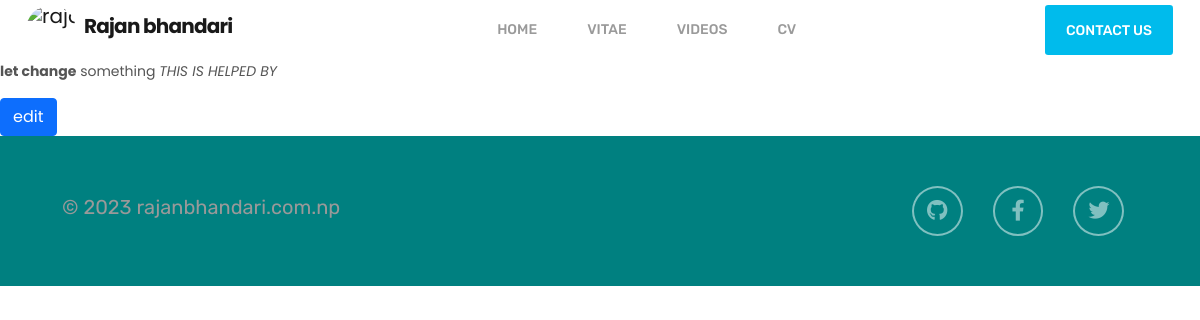
The app's page /about/ (signed in), older data.
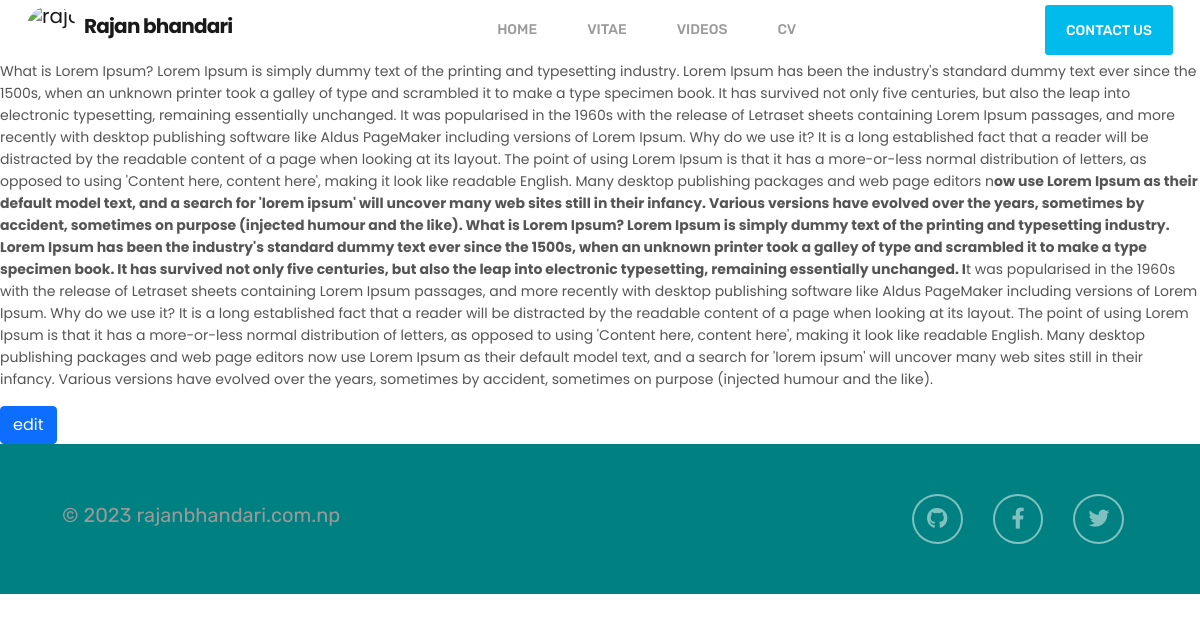
The same page, newer data.
### aboutme/models.py (models this page shows)
class About(models.Model):
    detail = RichTextField(blank=False)

### aboutme/views.py (the view)
# urls.py: path('about/',about,name='about'),
def about(request):
    result = About.objects.get(id=1)
    return render(request,'about.html',{'result':result})

### aboutme/templates/about.html (shortened to what this page needs)
{% extends 'header.html' %}
{% block content %}
    {% if request.user.is_superuser %}
      <div>{{result.detail|safe}}</div>
      <a href="{% url 'editabout' result.id %}" class="btn btn-primary">edit</a>
    {% endif %}
{% endblock content %}

### aboutme/templates/header.html (shortened to what this page needs)
<!doctype html>
<html lang="en">
  <head>
    <link href="https://cdn.jsdelivr.net/npm/bootstrap@5.0.2/dist/css/bootstrap.min.css" rel="stylesheet">
    <link rel="stylesheet" href="https://cdnjs.cloudflare.com/ajax/libs/font-awesome/6.4.0/css/all.min.css" />
    <link href="https://unpkg.com/aos@2.3.1/dist/aos.css" rel="stylesheet">
    {% load static %}
    <link rel="stylesheet" href="{% static 'cvstyle.css'%}">
    <link rel="stylesheet" href="{% static 'style.css' %}">
    <link rel="stylesheet"  href="{% static 'mobile.css' %}">
  </head>
  <body>
<nav class="navbar navbar-expand-lg navbar-light sticky-top transparent">
  <div class="container-fluid">
    <div class="navbar-brand_toggle-button">
      <a class="navbar-brand d-flex justify-content-between ms-1" href="{% url 'home' %}">
        <img src="https://images.unsplash.com/photo-1503023345310-bd7c1de61c7d?ixlib=rb-4.0.3&ixid=MnwxMjA3fDB8MHxwaG90by1wYWdlfHx8fGVufDB8fHx8&auto=format&fit=crop&w=1965&q=80" alt="rajan bhandari" height="200px" width="200px">
        <h3 class="d-flex justify-content-center align-items-center ms-2 font-monospace">Rajan bhandari</h3>
      </a>
    </div>
    <div class="collapse navbar-collapse" id="navbarSupportedContent">
        <ul class="navbar-nav me-auto mb-2 mb-lg-0 navbar-vertical">
          <li class="nav-item hover_button">
            <a class="nav-item active" aria-current="page" href="{% url 'home' %}">HOME</a>
          </li>
          <li class="nav-item hover_button">
            <a class=" " aria-current="page" href="{% url 'about' %}">Vitae</a>
          </li>
          <li class="nav-item hover_button">
            <a class=" " aria-current="page" href="{% url 'video' %}">Videos</a>
          </li>
          <li class="nav-item hover_button">
            <a class=" " aria-current="page" href="{% url 'cv' %}">CV</a>
          </li>
        </ul>
    </div>
     <div class="contact-me">
      <a href="{% url 'contact'%}"><button class="btn rounded-1 btn-sm contact_me"> Contact us</button></a>
    </div>
  </div>
</nav>
  {% block content %}
  {% endblock content %}
    <footer class="container-fluid footer-container">
      <div class="footer-body">
        <div class="left-column">
          <p class="fo-copy">© 2023 rajanbhandari.com.np</p>
        </div>
        <div class="right-column">
          <ul class="socia-media-group">
            <li class="social-item">
            </li>
            <li class="social-item">
            </li>
            <li class="social-item">
            </li>
          </ul>
        </div>
      </div>
    </footer>
  </body>
</html>

### aboutme/static/cvstyle.css (style rules this page uses)
* { margin: 0; padding: 0; box-sizing: border-box; list-style: none; font-family: "Montserrat", sans-serif; }
body { background: #fff; font-size: 14px; line-height: 22px; color: #555555; }

### aboutme/static/style.css (style rules this page uses)
:root { --font-color: rgb(52,183,167); --raleway-family: 'Raleway', sans-serif; --font-rubik-family:'Rubik', sans-serif; --font-lato-family:'Lato', sans-serif; --border-outline:rgb(221,221,221); }
html { scroll-behavior: smooth; }
* { margin: 0; padding: 0; font-family: 'Poppins', sans-serif; }
.navbar { font-weight: 400; font-size: 16px; height: 60px; }
.transparent { background-color: rgba(255, 255, 255, 0.9) !important; }
.navbar-brand > img { max-height: 50px; width: 50px; border-radius: 50%; margin-left: 10px; }
.navbar-brand > h3 { font-family: 'Poppins', sans-serif !important; font-weight: 700; letter-spacing: -0.05rem; font-size: 20px; }
.container-fluid ul { margin: 0px auto 0px auto; width: 90%; display: flex; justify-content: center; gap: 30px; }
.navbar-vertical li { padding: 5px 10px; height: 50px; display: flex; justify-content: center; align-items: center; }
.navbar-vertical li a { color: #9a9a9a ; font-size: 14px ; text-decoration: none; font-family: 'Rubik', sans-serif !important; font-weight: 500; text-transform: uppercase; }
.contact_me { font-size: 14px !important; font-family: 'Rubik', sans-serif; text-transform: uppercase; font-weight: 500; padding: 10px !important; margin-right: 15px !important; height: 50px; width: 128px; background-color: #00BBEC !important; color:white !important; }
.footer-container { height: 150px; display: flex; align-items: center; background-color: rgb(0,128,128); }
.footer-body { display: flex; flex-wrap: wrap; width: 100%; justify-content: space-between; padding-left: 10px; padding-right: 10px; }
.left-column { width: fit-content; margin-left: 40px; }
.right-column { width: fit-content; margin-right: 40px; }
.left-column p { font-family: 'Rubik', sans-serif !important; font-size: 20px; color: #999999; height: fit-content; width: fit-content; margin-top: 10px; }
.right-column ul { list-style: none; }
.right-column ul > li { height: 50px; width: 60px; border: 2px solid rgb(128,192,192); border-radius: 50%; display: flex; justify-content: center; align-items: center; }

Row changes from the older to the newer data that the page shows:
changed About: detail "let change something THIS IS HELPED BY" → "What is Lorem Ipsum? Lorem Ipsum is simply dummy text of the printing and typesetting industry. Lorem Ipsum has been the industry's standard dummy text ever since the 1500s, when an unknown printer took a galley of type and scrambled it to make a type specimen book. It has survived not only five centuries, but also the leap into electronic typesetting, remaining essentially unchanged. It was popularised in the 1960s with the release of Letraset sheets containing Lorem Ipsum passages, and more recently with desktop publishing software like Aldus PageMaker including versions of Lorem Ipsum. Why do we use it? It is a long established fact that a reader will be distracted by the readable…"
